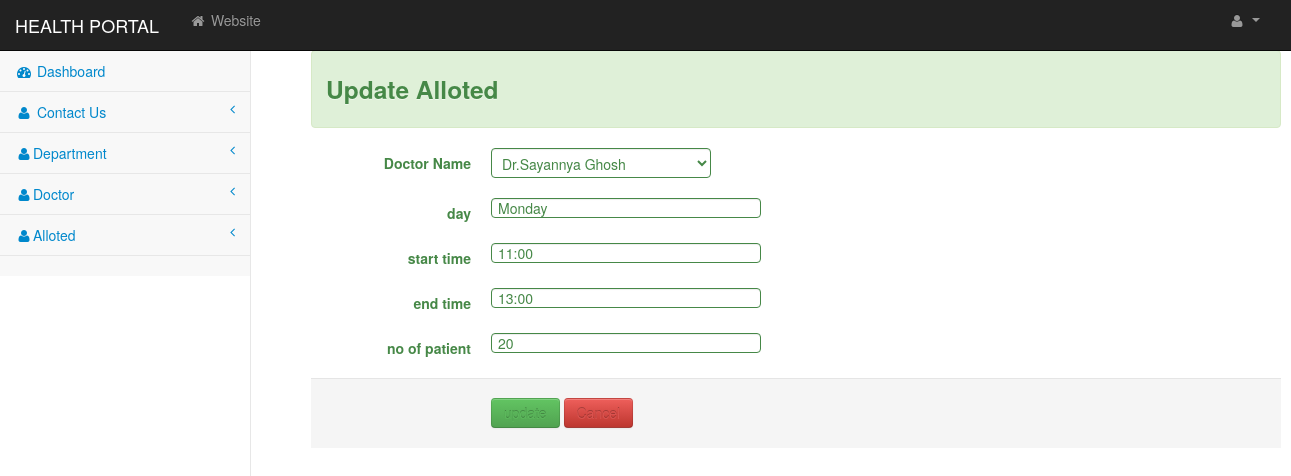
The page /admin/updatealloted.php?id=3 (signed in) on the database its author committed.
### tables this page shows
CREATE TABLE `alloted_tbl` (
  `aid` int(4) NOT NULL,
  `docid` int(4) NOT NULL,
  `day` varchar(20) NOT NULL,
  `starttime` varchar(10) NOT NULL,
  `endtime` varchar(10) NOT NULL,
  `noofpatients` int(5) NOT NULL
);

CREATE TABLE `doctor_tbl` (
  `docid` int(6) NOT NULL,
  `docname` varchar(20) NOT NULL,
  `docemail` varchar(20) NOT NULL,
  `docpic` varchar(50) NOT NULL,
  `docphn` varchar(10) NOT NULL,
  `docquali` varchar(50) NOT NULL,
  `docdept` varchar(50) NOT NULL,
  `docexp` varchar(20) NOT NULL,
  `docfees` int(4) NOT NULL
);

### admin/updatealloted.php (the view, shortened to what this page needs)
<?php
include("config.php");
?>
<?php
$id=$_REQUEST['id'];
$sql1="select * from alloted_tbl where aid='$id'";
        $rs=mysqli_query($con,$sql1);
        $d=mysqli_fetch_array($rs);
?>
<html lang="en">
    <head><title>Admin Home Page</title>
        <link href="css/bootstrap.min.css" rel="stylesheet">
        <link href="css/metisMenu.min.css" rel="stylesheet">
        <link href="css/startmin.css" rel="stylesheet">
        <link href="css/font-awesome.min.css" rel="stylesheet" type="text/css">
        <link href="bootstrap/css/bootstrap.min.css" rel="stylesheet" media="screen">
        <link href="bootstrap/css/bootstrap-responsive.min.css" rel="stylesheet" media="screen">
    </head>
    <body>
        <div id="wrapper">
                <?php include("header.php");?>
                <?php include("sidebar.php");?>
<!========================================Form=========================================================>           <br/>
       <div id="page-wrapper">
           <div class="span10">
                        <form class="form-horizontal"  method="post">
                          <fieldset>
                                   <div class="alert alert-success">
                                      <h3>Update Alloted</h3>
                        	       </div>
<div class="control-group success">
              <label for="inputError" class="control-label"><strong>Doctor Name</strong></label>
                 <div class="controls">
                    <select id="selectError" name="t1">
               <?php
			   $sql1="select * from doctor_tbl";
			   $rs1=mysqli_query($con,$sql1);
			   while($d1=mysqli_fetch_array($rs1))
			   {
			   ?>
                        <option value="<?php echo $d1['docid'];?>" <?php if($d['docid']==$d1['docid']){ ?> selected="selected"<?php }?>><?php echo $d1['docname'];?>
                        </option>
                 <?php
				 }
				 ?>
                    </select>
                        </div>
        </div>
<div class="control-group success">
              <label class="control-label" for="inputError"><strong>day</strong></label>
                 <div class="controls">
                   <input class="input-xlarge focused" id="focusedInput" type="text" name="t2" value="<?php echo $d['day'];?>">
                 </div>
        </div>
<div class="control-group success">
              <label class="control-label" for="inputError"><strong>start time</strong></label>
                 <div class="controls">
                   <input class="input-xlarge focused" id="focusedInput" type="text" name="t3" value="<?php echo $d['starttime'];?>">
                 </div>
        </div>
<div class="control-group success">
              <label class="control-label" for="inputError"><strong>end time</strong></label>
                 <div class="controls">
                   <input class="input-xlarge focused" id="focusedInput" type="text" name="t4" value="<?php echo $d['endtime'];?>">
                 </div>
        </div>
<div class="control-group success">
              <label class="control-label" for="inputError"><strong>no of patient</strong></label>
                 <div class="controls">
                   <input class="input-xlarge focused" id="focusedInput" type="text" name="t5" value="<?php echo $d['noofpatients'];?>">
                 </div>
        </div>
        <div class="form-actions">
        <button type="submit" class="btn btn-outline btn-success" onClick="return alert('DATA UPDATED')">update</button>
        <button type="submit" class="btn btn-outline btn-danger">Cancel</button>
        </div>
            </fieldset>
            </form>
        </div>
   </div>
            </div>
    </body>
</html>

### admin/css/startmin.css (style rules this page uses)
body { background-color: #f8f8f8; }
#wrapper { width: 100%; }
#page-wrapper { padding: 30px 15px 0 15px; min-height: 568px; background-color: #fff; }
@media (min-width:768px) { #page-wrapper { position: inherit; margin-left: 250px; padding: 30px 30px 0 30px; border-left: 1px solid #e7e7e7; } }
.btn-outline { color: inherit; background-color: transparent; transition: all .5s; }
.btn-success.btn-outline { color: #5cb85c; }
.btn-danger.btn-outline { color: #d9534f; }

### rows shown on the page
alloted_tbl: t1 "Dr.Sayannya Ghosh", t2 "Monday", t3 "11:00", t4 "13:00", t5 "20"
